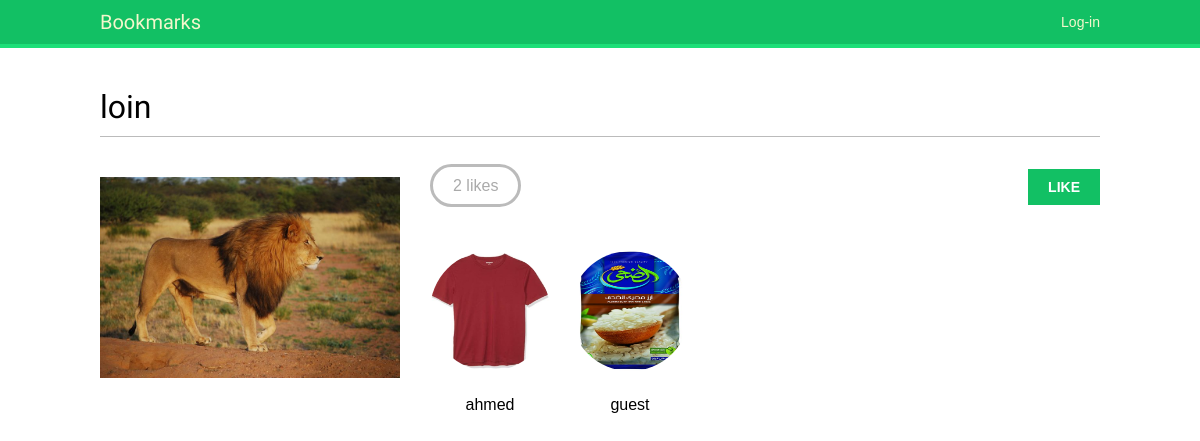
Screenshot of /images/detail/4/loin/ with the database file from the repository.
### images/models.py (models this page shows, shortened)
class Image(models.Model):
    user = models.ForeignKey(settings.AUTH_USER_MODEL,
                             related_name='images_created',
                             on_delete=models.CASCADE)
    title = models.CharField(max_length=200)
    slug = models.SlugField(max_length=200,
                            blank=True)
    url = models.URLField()
    image = models.ImageField(upload_to='images/%Y/%m/%d/')
    description = models.TextField(blank=True)
    created = models.DateField(auto_now_add=True,
                               db_index=True)
    users_like = models.ManyToManyField(settings.AUTH_USER_MODEL,
                                        related_name='images_liked',
                                        blank=True)
    total_likes = models.PositiveIntegerField(db_index=True,
                                              default=0)

### account/models.py (models this page shows, shortened)
class Profile(models.Model):
    user = models.OneToOneField(
        settings.AUTH_USER_MODEL, on_delete=models.CASCADE)
    date_of_birth = models.DateField(blank=True, null=True)
    photo = models.ImageField(upload_to='users/%Y/%m/%d/', blank=True)

### images/views.py (the view)
def image_detail(request, id, slug):
    image = get_object_or_404(Image, id=id, slug=slug)
    return render(request,
                  'images/image/detail.html',
                  {'section': 'images',
                   'image': image})

### images/templates/images/image/detail.html (shortened to what this page needs)
{% extends "base.html" %}
{% block content %}
  <h1>{{ image.title }}</h1>
  {% load thumbnail %}
  <a href="{{ image.image.url }}">
    <img src="{% thumbnail image.image 300x0 %}" class="image-detail">
  </a>
  {% with total_likes=image.users_like.count users_like=image.users_like.all %}
    <div class="image-info">
      <div>
        <span class="count">
          <span class="total">{{ total_likes }}</span>
          like{{ total_likes|pluralize }}
        </span>
        <a href="#" data-id="{{ image.id }}" data-action="{% if request.user in users_like %}un{% endif %}like" class="like button">
          {% if request.user not in users_like %}
            Like
          {% else %}
            Unlike
          {% endif %}
        </a>
      </div>
    </div>
    <div class="image-likes">
      {% for user in users_like %}
        <div>
          <img src="{{ user.profile.photo.url }}">
          <p>{{ user.first_name }}</p>
        </div>
      {% empty %}
        Nobody likes this image yet.
      {% endfor %}
    </div>
  {% endwith %}
{% endblock %}

### bookmarks/static/css/base.css (style rules this page uses)
body { margin:0; padding:0; font-family:helvetica, sans-serif; }
p { line-height: 1.8; }
a { color:#12c064; text-decoration:none; }
h1, h2, h3, h4, h5 , h6 { font-family: 'Muli', sans-serif; font-weight:normal; }
h1 { border-bottom:1px solid #bbb; padding:0 0 10px 0; margin:10px 0 20px 0; }
input[type=submit], a.button { font-weight:bold; background:#12c064; color:#fff; padding:10px 20px; font-size:14px; text-transform:uppercase; }
.image-preview, .image-detail { max-width:300px; float:left; margin:0 20px 20px 0; }
.image-detail { margin-top:20px; }
.image-info div { padding:20px 0; overflow:auto; }
.count { color:#aaa; border:3px solid #bbb; border-radius:26px; padding:10px 20px; margin:20px 10px 0; }
a.like, a.follow { float:right; margin-top:-8px; }
.image-likes div { float:left; width:auto; padding:10px; text-align:center; }
.image-likes img { width:120px; height:120px; border-radius:50%; }

### rows the page displays
Image: title "loin", image (picture)

### other values shown
{{ total_likes }} "2"
{{ user.first_name }} "ahmed"
{{ user.first_name }} "guest"
